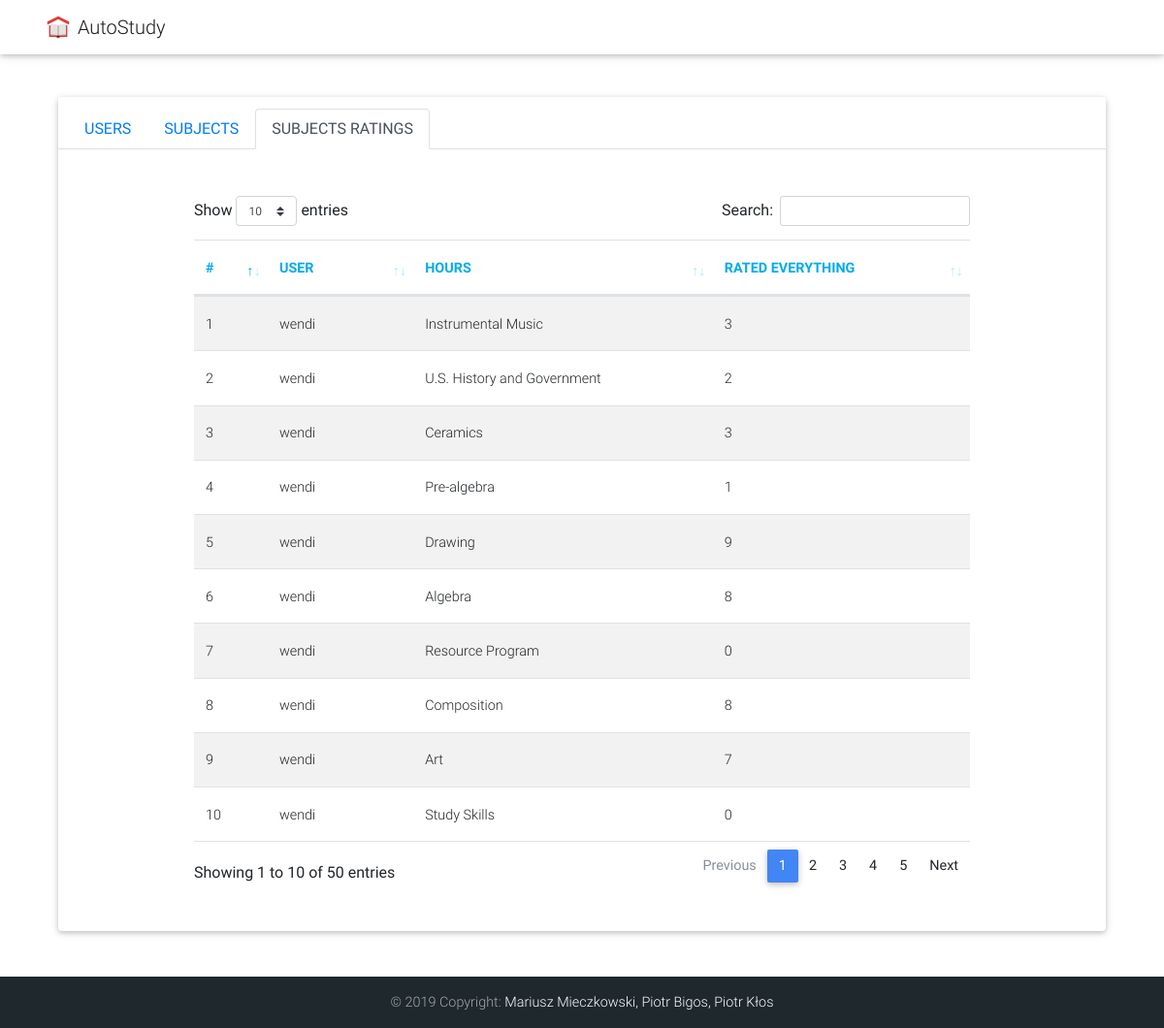
Page /schedule/subject_ratings on the committed database.
### schedule/models.py (models this page shows, shortened)
class SubjectRating(models.Model):
    user = models.ForeignKey(User, on_delete=models.SET_NULL, null=True)
    subject_id = models.ForeignKey(Subject, on_delete=models.SET_NULL, null=True)
    subject_rating = models.IntegerField(default=0)

class Subject(models.Model):
    id = models.UUIDField(primary_key=True, default=uuid.uuid4, help_text='Unique ID for a subject.')
    name = models.CharField(max_length=300)
    hours = models.IntegerField(default=0)
    average_rating = models.FloatField(default=0)
    def __str__(self):
        return self.name

### schedule/views.py (the view)
# urls.py: path('subject_ratings', views.admin_subject_ratings, name='subject_ratings'),
def admin_subject_ratings(request):
    all_subjects = Subject.objects.all()
    all_ratings = SubjectRating.objects.all()
    all_users = User.objects.all()
    context = {
        'all_subjects': all_subjects,
        'all_ratings': all_ratings,
        'all_users': all_users
    }
    return render(request, 'subject_ratings.html', context=context)

### templates/subject_ratings.html (shortened to what this page needs)
{% extends "base_generic.html" %}
{% block content %}
    <div class="card p-3 my-5 bg-white rounded mx-auto" style="max-width: 1100px;  width: 90%; margin-bottom: 100px !important;">
        <div class="card-header bg-white">
            <ul class="nav nav-tabs card-header-tabs">
              <li class="nav-item">
                <a class="nav-link" href="{% url 'users' %}">USERS</a>
              </li>
              <li class="nav-item">
                <a class="nav-link" href="{% url 'subjects' %}">SUBJECTS</a>
              </li>
              <li class="nav-item">
                <a class="nav-link active" href="{% url 'subject_ratings' %}">SUBJECTS RATINGS</a>
              </li>
            </ul>
          </div>
        <div class="my-5 mx-auto" style="max-width: 800px; width: 90%;">
            <table id="tableUsers" class="table table-striped border-top border-bottom">
                <thead>
                    <tr>
                        <th class="font-weight-bold">#</th>
                        <th class="font-weight-bold">User</th>
                        <th class="font-weight-bold">Hours</th>
                        <th class="font-weight-bold">Rated everything</th>
                    </tr>
                </thead>
                <tbody>
                {% for rating in all_ratings %}
                    <tr>
                        <td>{{ forloop.counter }}</td>
                        <td><a href="{% url "show_user" parameter=rating.user.username %}">{{ rating.user }}</a></td>
                        <td><a href="{% url "show_subject" parameter=rating.subject_id.name %}">{{ rating.subject_id }}</a></td>
                        <td>{{ rating.subject_rating }}</td>
                    </tr>
                {% endfor %}
                </tbody>
            </table>
        </div>
    </div>
{% endblock %}

### static/css/style.css (style rules this page uses)
.card { max-width: 1100px; width: 90%; margin-bottom: 100px !important; padding: 0 !important; }
.card-header { text-align: center; }
table th { color: #00ABEB; text-transform: uppercase; }

### rows in the picture
SubjectRating: user "wendi", subject_id "Instrumental Music", subject_rating "3"
SubjectRating: user "wendi", subject_id "U.S. History and Government", subject_rating "2"
SubjectRating: user "wendi", subject_id "Ceramics", subject_rating "3"
SubjectRating: user "wendi", subject_id "Pre-algebra", subject_rating "1"
SubjectRating: user "wendi", subject_id "Drawing", subject_rating "9"
SubjectRating: user "wendi", subject_id "Algebra", subject_rating "8"
SubjectRating: user "wendi", subject_id "Resource Program", subject_rating "0"
SubjectRating: user "wendi", subject_id "Composition", subject_rating "8"
SubjectRating: user "wendi", subject_id "Art", subject_rating "7"
SubjectRating: user "wendi", subject_id "Study Skills", subject_rating "0"
